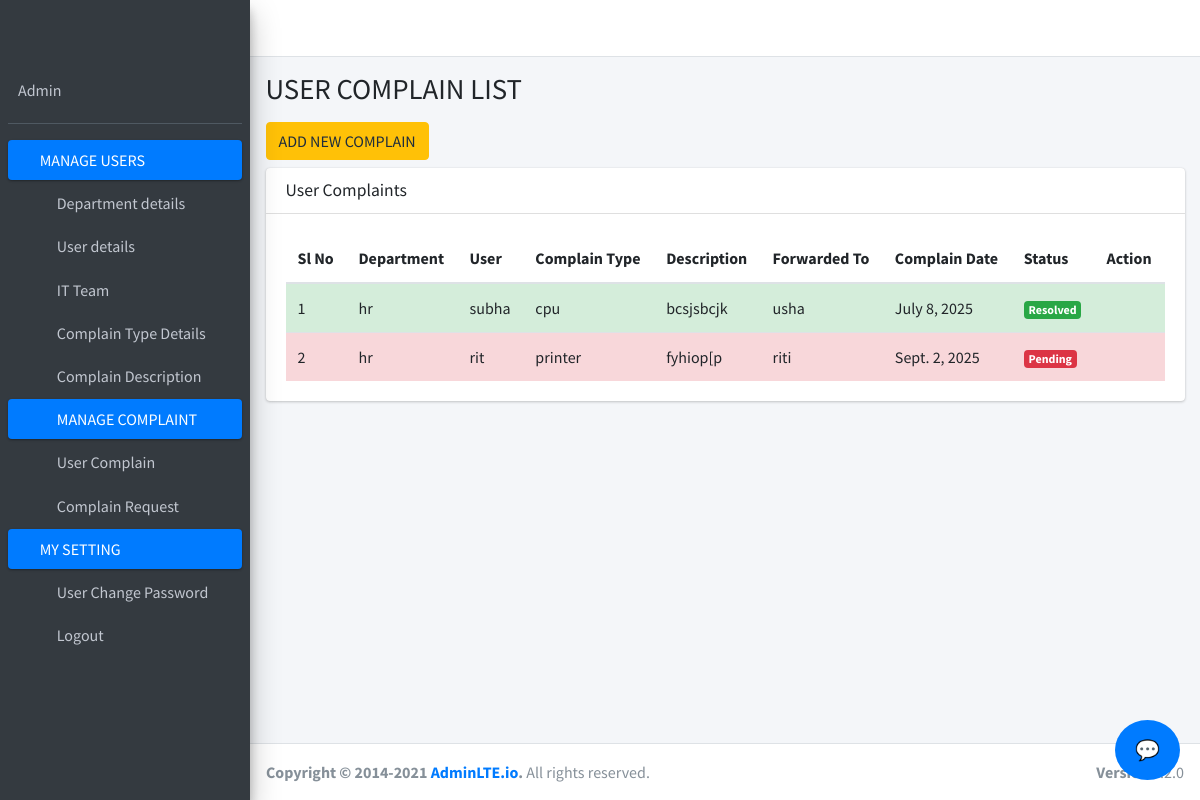
Page /user_complain/ on the committed database.
### admin_support/models.py (models this page shows, shortened)
class UserComplain(models.Model):
    STATUS_CHOICES = (
        ('Pending', 'Pending'),
        ('In Progress', 'In Progress'),
        ('Resolved', 'Resolved'),
        ('Closed', 'Closed'),
    )
    user_complain_id = models.AutoField(primary_key=True)
    user = models.ForeignKey(UserDetails, on_delete=models.CASCADE, null=True, blank=True)
    department = models.ForeignKey(DepartmentDetails, on_delete=models.CASCADE, null=True, blank=True)
    complain_type = models.ForeignKey(ComplaintType, on_delete=models.CASCADE, null=True, blank=True)
    complain_desc = models.ForeignKey(ComplaintDescription, on_delete=models.CASCADE, null=True, blank=True)
    it_team = models.ForeignKey(ITTeam, on_delete=models.SET_NULL, null=True, blank=True)
    email_id = models.EmailField(max_length=255, null=True, blank=True)
    complain_dt = models.DateField(null=True, blank=True)
    complain_time = models.TimeField(null=True, blank=True)
    resolve_dt = models.DateField(null=True, blank=True)
    resolve_time = models.CharField(max_length=50, null=True, blank=True)
    complain_status = models.CharField(max_length=20, choices=STATUS_CHOICES, default='Pending', null=True, blank=True)

class DepartmentDetails(models.Model):
    STATUS_CHOICES = (
        ('Active', 'Active'),
        ('Inactive', 'Inactive'),
    )
    dept_id = models.AutoField(primary_key=True)
    department = models.CharField(max_length=100, null=True, blank=True)
    department_status = models.CharField(max_length=10, choices=STATUS_CHOICES, default='Active', null=True, blank=True)

class UserDetails(models.Model):
    user_id = models.AutoField(primary_key=True)
    dept = models.ForeignKey(DepartmentDetails, on_delete=models.CASCADE, null=True, blank=True)
    username = models.CharField(max_length=150, null=True, blank=True)
    user_ip = models.GenericIPAddressField(null=True, blank=True)
    system_name = models.CharField(max_length=100, null=True, blank=True)
    mobile = models.CharField(max_length=15, null=True, blank=True)
    email_id = models.EmailField(max_length=255, null=True, blank=True)

class ComplaintType(models.Model):
    STATUS_CHOICES = (
        ('Active', 'Active'),
        ('Inactive', 'Inactive'),
    )
    complain_id = models.AutoField(primary_key=True)
    complain = models.CharField(max_length=100, null=True, blank=True)
    status = models.CharField(max_length=10, choices=STATUS_CHOICES, default='Active', null=True, blank=True)

class ComplaintDescription(models.Model):
    STATUS_CHOICES = (
        ('Active', 'Active'),
        ('Inactive', 'Inactive'),
    )
    complain_desc_id = models.AutoField(primary_key=True)
    complain_type = models.ForeignKey(ComplaintType, on_delete=models.CASCADE, null=True, blank=True)
    description = models.TextField(null=True, blank=True)
    status = models.CharField(max_length=10, choices=STATUS_CHOICES, default='Active', null=True, blank=True)

class ITTeam(models.Model):
    STATUS_CHOICES = (
        ('Active', 'Active'),
        ('Inactive', 'Inactive'),
    )
    it_team_id = models.AutoField(primary_key=True)
    username = models.CharField(max_length=150, unique=True, null=True, blank=True)
    password = models.CharField(max_length=128, null=True, blank=True)
    name = models.CharField(max_length=100, null=True, blank=True)
    mobile = models.CharField(max_length=15, null=True, blank=True)
    email_id = models.EmailField(max_length=255, null=True, blank=True)
    create_dt = models.DateTimeField(default=timezone.now, null=True, blank=True)
    status = models.CharField(max_length=10, choices=STATUS_CHOICES, default='Active', null=True, blank=True)

### admin_support/views.py (the view)
# urls.py: path('user_complain/', views.user_complain_details, name='user_complain_details'),
def user_complain_details(request):
    context = {
        'complains': UserComplain.objects.all()
    }
    return render(request, 'user_complain.html', context)

### admin_support/templates/user_complain.html (shortened to what this page needs)
{% load static %}
<!DOCTYPE html>
<html lang="en">
<head>
  {% include 'link.html' %}
</head>
<body class="hold-transition light-mode sidebar-mini layout-fixed layout-navbar-fixed layout-footer-fixed">
<div class="wrapper">
  {% include 'base.html' %}
  <div class="content-wrapper">
    <div class="content-header">
      <div class="container-fluid">
        <h1 class="m-0">USER COMPLAIN LIST</h1>
      </div>
    </div>
    <section class="content">
      <div class="container-fluid">
        <a href="{% url 'add_user_complain' %}" class="btn btn-warning mb-2">ADD NEW COMPLAIN</a>
        <div class="card">
          <div class="card-header">
            <h3 class="card-title">User Complaints</h3>
          </div>
          <div class="card-body">
            <table class="table table-striped">
              <thead>
                <tr>
                  <th>Sl No</th>
                  <th>Department</th>
                  <th>User</th>
                  <th>Complain Type</th>
                  <th>Description</th>
                  <th>Forwarded To</th>
                  <th>Complain Date</th>
                  <th>Status</th>
                  <th>Action</th>
                </tr>
              </thead>
              <tbody>
                {% for c in complains %}
                  {% if c.complain_status == "Resolved" %}
                    <tr style="background-color: #d4edda;" >
                  {% else %}
                    <tr style="background-color: #f8d7da;">
                  {% endif %}
                  <td>{{ forloop.counter }}</td>
                  <td>{{ c.department.department}}</td>
                  <td>{{ c.user.username }}</td>
                  <td>{{ c.complain_type.complain }}</td>
                  <td>{{ c.complain_desc.description }}</td>
                  <td>{{ c.it_team.name }}</td>
                  <td>{{ c.complain_dt }}</td>
                  <td>
                      {% if c.complain_status == 'Resolved' %}
                      <span class="badge bg-success">Resolved</span>
                      {% else %}
                      <span class="badge bg-danger">Pending</span>
                      {% endif %}
                      </td>
                  <td>
                    <a href="{% url 'delete_user_complain' c.user_complain_id %}"><i class="fa fa-trash text-danger ml-2"></i></a>
                  </td>
                </tr>
                {% empty %}
                <tr><td colspan="9">No complaints found.</td></tr>
                {% endfor %}
              </tbody>
            </table>
          </div>
        </div>
      </div>
    </section>
  </div>
  {% include 'footer.html' %}
</div>
{% include 'scriptfile.html' %}
<div id="chat-btn">💬</div>
</body>
</html>

### admin_support/templates/user_complain.html (style rules this page uses)
#chat-btn { position: fixed; bottom: 20px; right: 20px; background: #007bff; color: white; padding: 15px 20px; border-radius: 50%; cursor: pointer; font-size: 20px; z-index: 9999; }

### rows in the picture
UserComplain: department.department "hr", user.username "subha", complain_type.complain "cpu", complain_desc.description "bcsjsbcjk", it_team.name "usha", complain_dt "July 8, 2025", complain_status "Resolved"
UserComplain: department.department "hr", user.username "rit", complain_type.complain "printer", complain_desc.description "fyhiop[p", it_team.name "riti", complain_dt "Sept. 2, 2025", shows "Pending"
